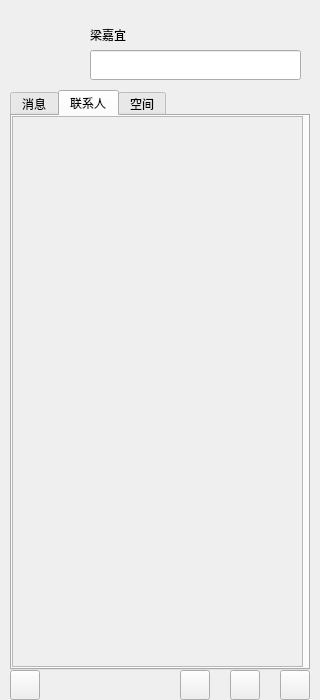
<?xml version="1.0" encoding="UTF-8"?>
<ui version="4.0">
 <class>QQDialog</class>
 <widget class="QDialog" name="QQDialog">
  <property name="geometry">
   <rect>
    <x>0</x>
    <y>0</y>
    <width>320</width>
    <height>700</height>
   </rect>
  </property>
  <property name="windowTitle">
   <string>QQDialog</string>
  </property>
  <widget class="QPushButton" name="pb_icon">
   <property name="geometry">
    <rect>
     <x>10</x>
     <y>20</y>
     <width>60</width>
     <height>60</height>
    </rect>
   </property>
   <property name="text">
    <string/>
   </property>
   <property name="icon">
    <iconset resource="images.qrc">
     <normaloff>:/tx/24.png</normaloff>:/tx/24.png</iconset>
   </property>
   <property name="iconSize">
    <size>
     <width>60</width>
     <height>60</height>
    </size>
   </property>
   <property name="flat">
    <bool>true</bool>
   </property>
  </widget>
  <widget class="QLabel" name="lb_name">
   <property name="geometry">
    <rect>
     <x>90</x>
     <y>20</y>
     <width>81</width>
     <height>30</height>
    </rect>
   </property>
   <property name="text">
    <string>梁嘉宜</string>
   </property>
  </widget>
  <widget class="QLineEdit" name="le_feeling">
   <property name="geometry">
    <rect>
     <x>90</x>
     <y>50</y>
     <width>211</width>
     <height>30</height>
    </rect>
   </property>
  </widget>
  <widget class="QTabWidget" name="tw_page">
   <property name="geometry">
    <rect>
     <x>10</x>
     <y>90</y>
     <width>300</width>
     <height>580</height>
    </rect>
   </property>
   <property name="currentIndex">
    <number>1</number>
   </property>
   <widget class="QWidget" name="page_message">
    <attribute name="title">
     <string>消息</string>
    </attribute>
   </widget>
   <widget class="QWidget" name="page_friend">
    <attribute name="title">
     <string>联系人</string>
    </attribute>
    <widget class="QScrollArea" name="scrollArea">
     <property name="geometry">
      <rect>
       <x>0</x>
       <y>0</y>
       <width>291</width>
       <height>551</height>
      </rect>
     </property>
     <property name="widgetResizable">
      <bool>true</bool>
     </property>
     <widget class="QWidget" name="scrollAreaWidgetContents">
      <property name="geometry">
       <rect>
        <x>0</x>
        <y>0</y>
        <width>289</width>
        <height>549</height>
       </rect>
      </property>
      <layout class="QVBoxLayout" name="verticalLayout">
       <property name="leftMargin">
        <number>0</number>
       </property>
       <property name="topMargin">
        <number>3</number>
       </property>
       <property name="rightMargin">
        <number>0</number>
       </property>
       <property name="bottomMargin">
        <number>3</number>
       </property>
       <item>
        <widget class="QWidget" name="widget" native="true"/>
       </item>
       <item>
        <spacer name="verticalSpacer">
         <property name="orientation">
          <enum>Qt::Vertical</enum>
         </property>
         <property name="sizeHint" stdset="0">
          <size>
           <width>48</width>
           <height>523</height>
          </size>
         </property>
        </spacer>
       </item>
      </layout>
     </widget>
    </widget>
   </widget>
   <widget class="QWidget" name="page_space">
    <attribute name="title">
     <string>空间</string>
    </attribute>
   </widget>
  </widget>
  <widget class="QPushButton" name="pb_tool1">
   <property name="geometry">
    <rect>
     <x>10</x>
     <y>670</y>
     <width>30</width>
     <height>30</height>
    </rect>
   </property>
   <property name="text">
    <string/>
   </property>
  </widget>
  <widget class="QPushButton" name="pb_tool2">
   <property name="geometry">
    <rect>
     <x>180</x>
     <y>670</y>
     <width>30</width>
     <height>30</height>
    </rect>
   </property>
   <property name="text">
    <string/>
   </property>
  </widget>
  <widget class="QPushButton" name="pb_tool3">
   <property name="geometry">
    <rect>
     <x>230</x>
     <y>670</y>
     <width>30</width>
     <height>30</height>
    </rect>
   </property>
   <property name="text">
    <string/>
   </property>
  </widget>
  <widget class="QPushButton" name="pb_tool4">
   <property name="geometry">
    <rect>
     <x>280</x>
     <y>670</y>
     <width>30</width>
     <height>30</height>
    </rect>
   </property>
   <property name="text">
    <string/>
   </property>
  </widget>
 </widget>
 <layoutdefault spacing="6" margin="11"/>
 <resources>
  <include location="images.qrc"/>
 </resources>
 <connections/>
</ui>
